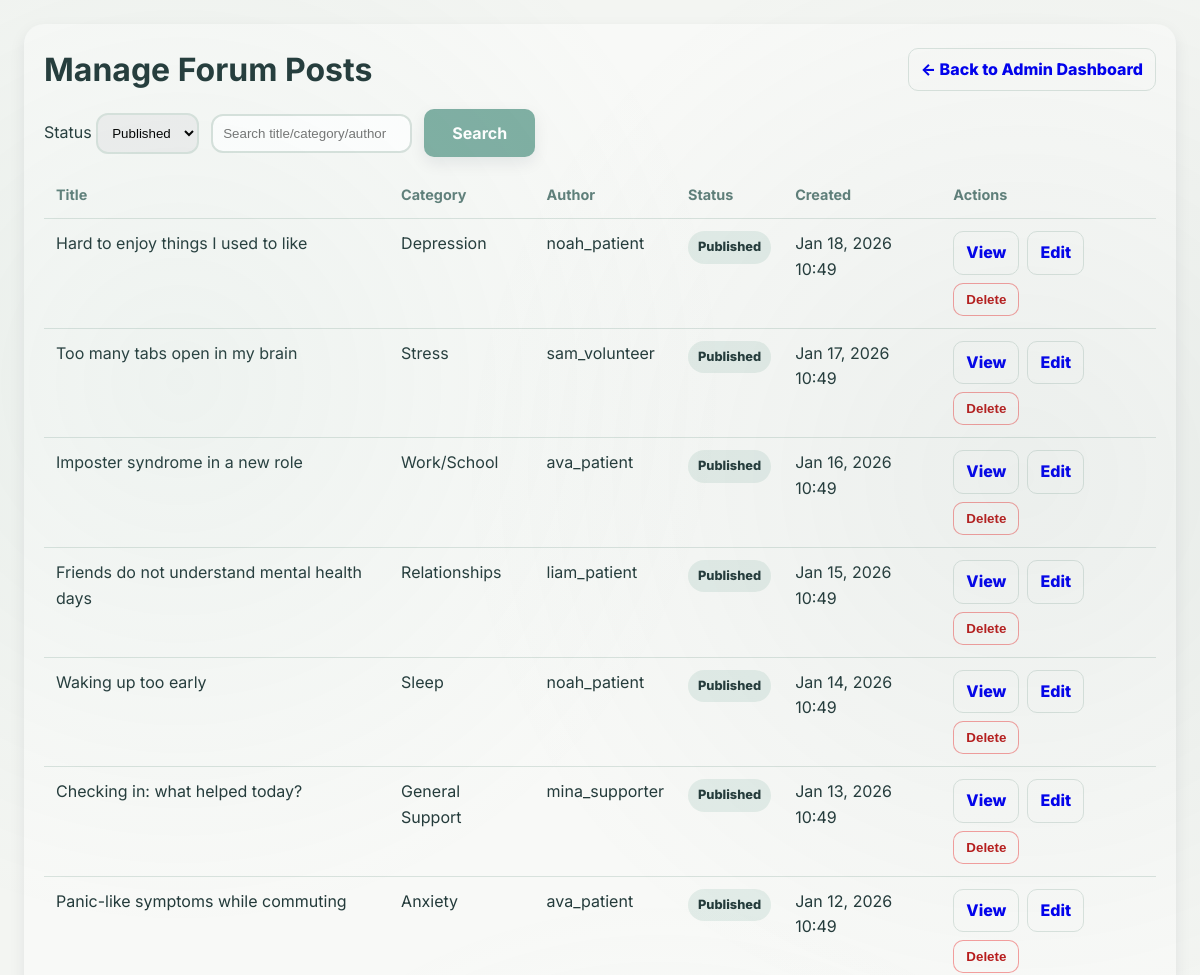
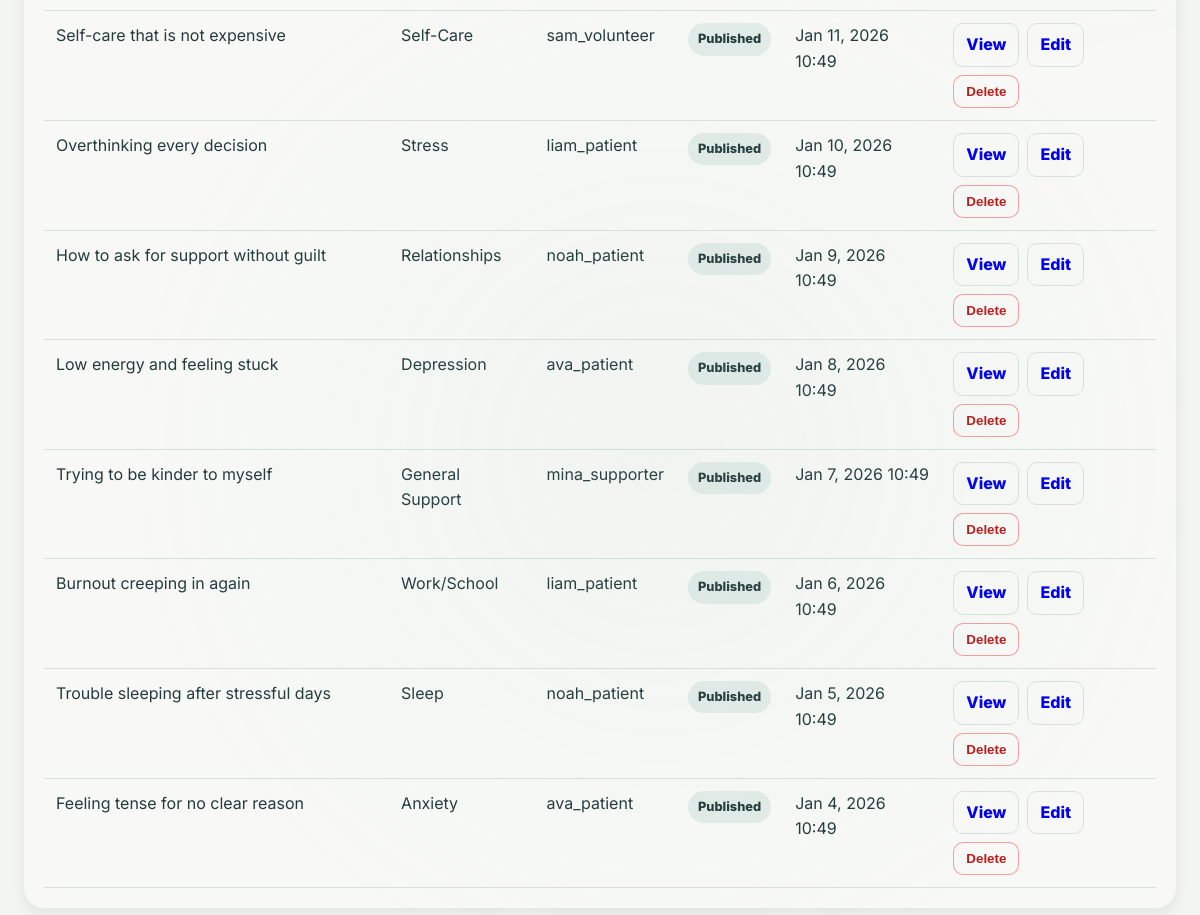
The app's page /admin/forum_posts.php (signed in) with its own data (2 pictures, top to bottom).
### tables this page shows
CREATE TABLE forum_posts (
    post_id INT AUTO_INCREMENT PRIMARY KEY,
    user_id INT NOT NULL,
    category VARCHAR(100) NOT NULL,
    title VARCHAR(255) NOT NULL,
    content LONGTEXT NOT NULL,
    is_encrypted BOOLEAN DEFAULT TRUE,
    view_count INT DEFAULT 0,
    reply_count INT DEFAULT 0,
    is_pinned BOOLEAN DEFAULT FALSE,
    is_locked BOOLEAN DEFAULT FALSE,
    status ENUM('published', 'draft', 'deleted', 'flagged') DEFAULT 'published',
    created_at TIMESTAMP DEFAULT CURRENT_TIMESTAMP,
    updated_at TIMESTAMP DEFAULT CURRENT_TIMESTAMP ON UPDATE CURRENT_TIMESTAMP,
    FOREIGN KEY (user_id) REFERENCES users(user_id) ON DELETE CASCADE,
    INDEX idx_category (category),
    INDEX idx_status (status),
    INDEX idx_created_at (created_at),
    INDEX idx_user_posts (user_id, created_at)
);

CREATE TABLE users (
    user_id INT AUTO_INCREMENT PRIMARY KEY,
    username VARCHAR(50) UNIQUE NOT NULL,
    email VARCHAR(100) UNIQUE NOT NULL,
    password_hash VARCHAR(255) NOT NULL,
    full_name VARCHAR(100) NULL,
    phone VARCHAR(30) NULL,
    user_type ENUM('patient', 'professional', 'volunteer', 'supporter', 'community_healer') NOT NULL,
    is_anonymous BOOLEAN DEFAULT TRUE,
    is_verified BOOLEAN DEFAULT FALSE,
    is_active BOOLEAN DEFAULT TRUE,
    profile_picture VARCHAR(255) NULL,
    bio TEXT NULL,
    date_of_birth DATE NULL,
    gender ENUM('male', 'female', 'non_binary', 'prefer_not_to_say', 'other') NULL,
    country VARCHAR(100) NULL,
    timezone VARCHAR(50) DEFAULT 'UTC',
    created_at TIMESTAMP DEFAULT CURRENT_TIMESTAMP,
    last_login TIMESTAMP NULL,
    email_verified_at TIMESTAMP NULL,
    verification_token VARCHAR(100) NULL,
    reset_token VARCHAR(100) NULL,
    reset_token_expiry TIMESTAMP NULL,
    INDEX idx_username (username),
    INDEX idx_email (email),
    INDEX idx_user_type (user_type),
    INDEX idx_is_active (is_active)
);

### config/config.php (called while the page is built, shortened)
<?php
function sanitize_input($data) {
    $data = trim($data);
    $data = stripslashes($data);
    $data = htmlspecialchars($data, ENT_QUOTES, 'UTF-8');
    return $data;
}
?>

### admin/forum_posts.php (the view, shortened to what this page needs)
<?php
require_once '../config/config.php';
$db = Database::getInstance();
$conn = $db->getConnection();
$status_filter = sanitize_input($_GET['status'] ?? 'published');
$allowed_status = ['published', 'draft', 'flagged', 'deleted'];
$search = trim($_GET['q'] ?? '');
$sql = "
    SELECT fp.post_id, fp.title, fp.category, fp.status, fp.created_at,
           u.username, u.user_type
    FROM forum_posts fp
    JOIN users u ON fp.user_id = u.user_id
    WHERE fp.status = ?
";
$params = [$status_filter];
$types = 's';
$sql .= ' ORDER BY fp.created_at DESC LIMIT 200';
$stmt = $conn->prepare($sql);
$rows = [];
if ($stmt) {
    $stmt->bind_param($types, ...$params);
    $stmt->execute();
    $rows = $stmt->get_result()->fetch_all(MYSQLI_ASSOC);
}
?>
<!DOCTYPE html>
<html lang="en">
<head>
    <link rel="stylesheet" href="../assets/css/styles.css">
</head>
<body>
    <div class="page">
        <div class="card">
            <div style="display:flex; justify-content: space-between; align-items:center; gap: 12px; flex-wrap: wrap;">
                <h1 style="margin:0;">Manage Forum Posts</h1>
                <a class="btn-link" href="dashboard.php">← Back to Admin Dashboard</a>
            </div>
            <div class="toolbar">
                <form method="GET" class="row">
                    <label>
                        Status
                        <select name="status" onchange="this.form.submit()">
                            <?php foreach ($allowed_status as $s): ?>
                                <option value="<?php echo htmlspecialchars($s); ?>" <?php echo $status_filter === $s ? 'selected' : ''; ?>>
                                    <?php echo htmlspecialchars(ucfirst($s)); ?>
                                </option>
                            <?php endforeach; ?>
                        </select>
                    </label>
                    <input type="text" name="q" placeholder="Search title/category/author" value="<?php echo htmlspecialchars($search); ?>">
                    <button class="btn btn-primary" type="submit">Search</button>
                </form>
            </div>
            <div style="overflow:auto;">
                <table>
                    <thead>
                        <tr>
                            <th>Title</th>
                            <th>Category</th>
                            <th>Author</th>
                            <th>Status</th>
                            <th>Created</th>
                            <th>Actions</th>
                        </tr>
                    </thead>
                    <tbody>
                        <?php if (empty($rows)): ?>
                            <tr><td colspan="6" style="color: var(--text-secondary);">No posts found.</td></tr>
                        <?php else: ?>
                            <?php foreach ($rows as $r): ?>
                                <?php $st = $r['status'] ?? 'published'; ?>
                                <tr>
                                    <td><?php echo htmlspecialchars($r['title']); ?></td>
                                    <td><?php echo htmlspecialchars($r['category']); ?></td>
                                    <td><?php echo htmlspecialchars($r['username']); ?></td>
                                    <td><span class="badge <?php echo htmlspecialchars($st); ?>"><?php echo htmlspecialchars(ucfirst($st)); ?></span></td>
                                    <td><?php echo htmlspecialchars(date('M j, Y H:i', strtotime($r['created_at']))); ?></td>
                                    <td>
                                        <div class="actions">
                                            <a class="btn-link" href="../dashboard/forum_view.php?post_id=<?php echo (int)$r['post_id']; ?>" target="_blank" rel="noopener">View</a>
                                            <a class="btn-link" href="forum_post_edit.php?post_id=<?php echo (int)$r['post_id']; ?>">Edit</a>
                                            <?php if (($r['status'] ?? '') !== 'deleted'): ?>
                                                <form method="POST" onsubmit="return confirm('Delete this post?');" style="display:inline;">
                                                    <button class="btn-link btn-danger" type="submit" name="delete_post">Delete</button>
                                                </form>
                                            <?php endif; ?>
                                        </div>
                                    </td>
                                </tr>
                            <?php endforeach; ?>
                        <?php endif; ?>
                    </tbody>
                </table>
            </div>
        </div>
    </div>
</body>
</html>

### assets/css/styles.css (style rules this page uses)
:root { --bg-page: #BFDCD2; --bg-primary: #BFDCD2; --bg-surface: #F3F5F2; --bg-card: #F8F9F7; --accent-primary: #7FAFA3; --accent-soft: #9FBFB6; --border-soft: #D8E2DD; --primary-color: #7FAFA3; --primary-dark: #6A9A8E; --primary-light: #9FBFB6; --secondary-color: #5F7F7A; --accent-color: #9FBFB6; --accent-warm: #7FAFA3; --white: #F8F9F7; --light-bg: #F3F5F2; --light-gray: #D8E2DD; --medium-gray: #5F7F7A; --dark-gray: #243B3B; --text-primary: #243B3B; --text-secondary: #5F7F7A; --success: #22c55e; --warning: #f59e0b; --error: #ef4444; --info: #3b82f6; --shadow-sm: 0 6px 16px rgba(12, 27, 51, 0.08); --shadow-md: 0 12px 28px rgba(12, 27, 51, 0.12); --shadow-lg: 0 18px 48px rgba(12, 27, 51, 0.18); --shadow-glow: 0 0 24px rgba(20, 184, 166, 0.35); --radius-sm: 10px; --radius-md: 14px; --radius-lg: 22px; --radius-xl: 32px; --transition-fast: 0.18s ease; --transition-normal: 0.3s ease; --transition-slow: 0.5s ease; --spacing-xs: 0.5rem; --spacing-sm: 1rem; --spacing-md: 1.5rem; --spacing-lg: 2rem; --spacing-xl: 3rem; }
* { margin: 0; padding: 0; box-sizing: border-box; }
html { font-size: 16px; scroll-behavior: smooth; }
body { font-family: 'Inter', 'DM Sans', 'Poppins', system-ui, -apple-system, sans-serif; background: var(--bg-primary); color: var(--text-primary); line-height: 1.6; min-height: 100vh; overflow-x: hidden; position: relative; margin: 0; }
body::before { content: ''; position: fixed; top: 0; left: 0; width: 100%; height: 100%; background: radial-gradient(circle at 15% 20%, rgba(127, 175, 163, 0.08), transparent 30%), radial-gradient(circle at 85% 25%, rgba(95, 127, 122, 0.08), transparent 32%), radial-gradient(circle at 55% 75%, rgba(159, 191, 182, 0.08), transparent 34%); pointer-events: none; z-index: 0; }
.btn { display: inline-block; padding: 14px 28px; border: none; border-radius: var(--radius-sm); font-size: 1rem; font-weight: 700; cursor: pointer; transition: all var(--transition-normal); text-align: center; text-decoration: none; font-family: inherit; }
.btn-primary { background: var(--accent-primary); color: #FFFFFF; box-shadow: var(--shadow-sm); }

### admin/forum_posts.php (style rules this page uses)
body { background: var(--light-bg); padding: 24px; }
.page { max-width: 1200px; margin: 0 auto; }
.card { background: var(--bg-card, #F8F9F7); border-radius: 20px; padding: 20px; box-shadow: var(--shadow-sm); }
.toolbar { display:flex; justify-content: space-between; gap: 12px; flex-wrap: wrap; margin: 14px 0; }
.row { display:flex; gap: 12px; flex-wrap: wrap; align-items:center; }
table { width:100%; border-collapse: collapse; }
th, td { padding: 12px; border-bottom: 1px solid var(--border-soft, #D8E2DD); text-align:left; vertical-align: top; }
th { color: var(--text-secondary); font-size: 0.9rem; }
.badge { display:inline-block; padding: 6px 10px; border-radius: 999px; font-weight: 800; font-size: 0.8rem; background: rgba(127, 175, 163, 0.18); color: var(--text-primary); }
.actions { display:flex; gap: 8px; flex-wrap: wrap; }
.btn-link { text-decoration:none; padding: 8px 12px; border-radius: 10px; border: 1px solid var(--border-soft, #D8E2DD); background: var(--bg-card, #F8F9F7); font-weight: 800; }
.btn-danger { background: var(--bg-card, #F8F9F7); border: 1px solid rgba(239,68,68,0.5); color: #b91c1c; }
input[type="text"], select { padding: 10px; border: 2px solid var(--border-soft, #D8E2DD); border-radius: 12px; }

### records on screen
forum_posts: title "Hard to enjoy things I used to like", category "Depression", user.username "noah_patient", status "Published", created_at "Jan 18, 2026 10:49"
forum_posts: title "Too many tabs open in my brain", category "Stress", user.username "sam_volunteer", status "Published", created_at "Jan 17, 2026 10:49"
forum_posts: title "Imposter syndrome in a new role", category "Work/School", user.username "ava_patient", status "Published", created_at "Jan 16, 2026 10:49"
forum_posts: title "Friends do not understand mental health days", category "Relationships", user.username "liam_patient", status "Published", created_at "Jan 15, 2026 10:49"
forum_posts: title "Waking up too early", category "Sleep", user.username "noah_patient", status "Published", created_at "Jan 14, 2026 10:49"
forum_posts: title "Checking in: what helped today?", category "General Support", user.username "mina_supporter", status "Published", created_at "Jan 13, 2026 10:49"
forum_posts: title "Panic-like symptoms while commuting", category "Anxiety", user.username "ava_patient", status "Published", created_at "Jan 12, 2026 10:49"
forum_posts: title "Self-care that is not expensive", category "Self-Care", user.username "sam_volunteer", status "Published", created_at "Jan 11, 2026 10:49"
forum_posts: title "Overthinking every decision", category "Stress", user.username "liam_patient", status "Published", created_at "Jan 10, 2026 10:49"
forum_posts: title "How to ask for support without guilt", category "Relationships", user.username "noah_patient", status "Published", created_at "Jan 9, 2026 10:49"
forum_posts: title "Low energy and feeling stuck", category "Depression", user.username "ava_patient", status "Published", created_at "Jan 8, 2026 10:49"
forum_posts: title "Trying to be kinder to myself", category "General Support", user.username "mina_supporter", status "Published", created_at "Jan 7, 2026 10:49"
forum_posts: title "Burnout creeping in again", category "Work/School", user.username "liam_patient", status "Published", created_at "Jan 6, 2026 10:49"
forum_posts: title "Trouble sleeping after stressful days", category "Sleep", user.username "noah_patient", status "Published", created_at "Jan 5, 2026 10:49"
forum_posts: title "Feeling tense for no clear reason", category "Anxiety", user.username "ava_patient", status "Published", created_at "Jan 4, 2026 10:49"

### other values on screen
form field status "Published"
